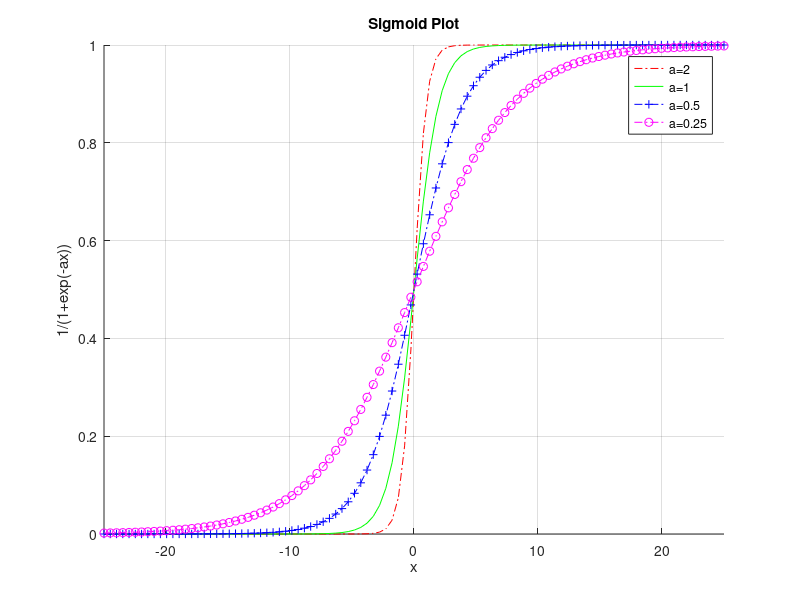

Write MATLAB code to recreate this figure.
% define the sigmoid function as function handle
f=@(x,a) 1./(1+exp(-a*x)); % there is a mistake the sigmoid function is 1/(1+exp(-z))

% create a vector for x values
x=linspace(-25,25,100); % 100 equally spaced points from -25 to 25

% now plot
hold on % to plot mulitple graphs
a=2;
plot(x,f(x,a),'-.r') % red dashed dotted line

a=1;
plot(x,f(x,a),'-g') % green solid line

a=0.5;
plot(x,f(x,a),'-.+b')% blue dashed dotted with plus marker

a=0.25;
plot(x,f(x,a),'-.om') % magenta dashed dotted line with circle marker

xlabel('x')
ylabel('1/(1+exp(-ax))')
legend('a=2','a=1','a=0.5','a=0.25','Interpretor','latex')
xlim([-25 25])
title('Sigmoid Plot')
grid on
hold off
